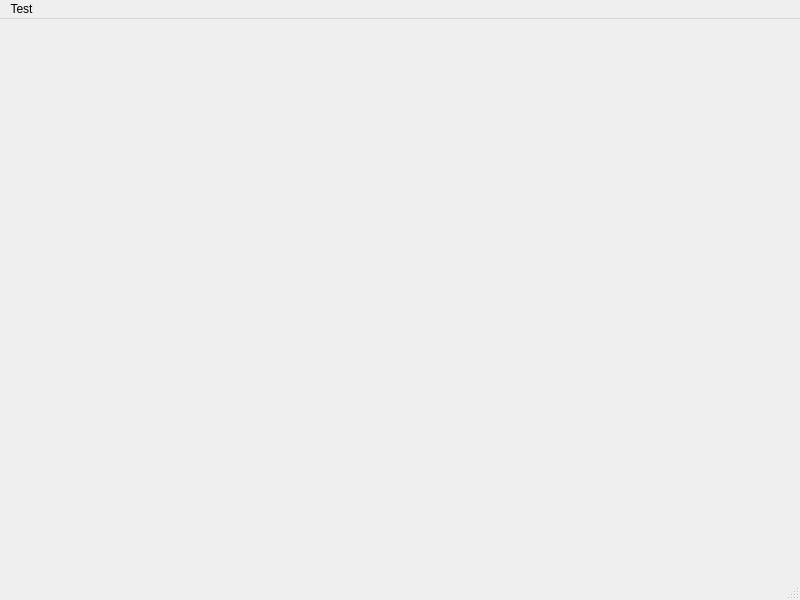
<?xml version="1.0" encoding="UTF-8"?>
<ui version="4.0">
 <class>Tasker</class>
 <widget class="QMainWindow" name="Tasker">
  <property name="geometry">
   <rect>
    <x>0</x>
    <y>0</y>
    <width>800</width>
    <height>600</height>
   </rect>
  </property>
  <property name="windowTitle">
   <string>MyQt</string>
  </property>
  <widget class="QWidget" name="centralwidget">
   <widget class="KSignalPlotter" name="ksignalplotter">
    <property name="geometry">
     <rect>
      <x>230</x>
      <y>100</y>
      <width>200</width>
      <height>200</height>
     </rect>
    </property>
   </widget>
  </widget>
  <widget class="QMenuBar" name="menubar">
   <property name="geometry">
    <rect>
     <x>0</x>
     <y>0</y>
     <width>800</width>
     <height>21</height>
    </rect>
   </property>
   <widget class="QMenu" name="menuTest">
    <property name="title">
     <string>Test</string>
    </property>
   </widget>
   <addaction name="menuTest"/>
  </widget>
  <widget class="QStatusBar" name="statusbar"/>
 </widget>
 <customwidgets>
  <customwidget>
   <class>KSignalPlotter</class>
   <extends>QWidget</extends>
   <header>ksignalplotter.h</header>
  </customwidget>
 </customwidgets>
 <resources/>
 <connections/>
</ui>
